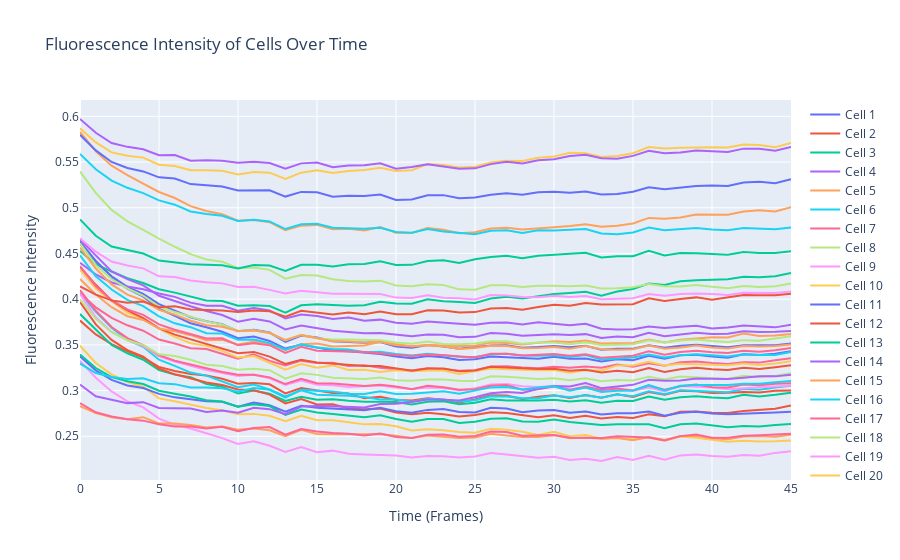

The notebook cell saved with this chart:
### Markdown cell above
#### How to Create Fluorescence Plots

### Code cell
image_stack = img
mask_layer = mask

# Get the data from the selected layers
image_stack_data = image_stack.data
mask_data = mask_layer.data

# Collect fluorescence data for each cell
cell_fluorescence = {}

# Process the image stack
if len(image_stack_data.shape) == 4:
    # 4D stack (n, c, h, w)
    for cell_id in np.unique(mask_data):
        if cell_id == 0:  # Skip background
            continue
        cell_mask = mask_data == cell_id
        cell_fluorescence[cell_id] = [
            frame[cell_mask].mean() for frame in image_stack_data[:, 0, :, :]
        ]
    
elif len(image_stack_data.shape) == 3:
    # 3D stack (c, h, w)
    for cell_id in np.unique(mask_data):
        if cell_id == 0:  # Skip background
            continue
        cell_mask = mask_data == cell_id
        cell_fluorescence[cell_id] = [
            frame[cell_mask].mean() for frame in image_stack_data
        ]
print('we are here')
# Plotting fluorescence data for each cell using Plotly
fig = go.Figure()

for cell_id, fluorescence in cell_fluorescence.items():
    fig.add_trace(go.Scatter(
        x=list(range(len(fluorescence))), 
        y=fluorescence, 
        mode='lines', 
        name=f'Cell {cell_id}'
    ))

# Update layout
fig.update_layout(
    title='Fluorescence Intensity of Cells Over Time',
    xaxis_title='Time (Frames)',
    yaxis_title='Fluorescence Intensity',
    xaxis=dict(zeroline=True),
    yaxis=dict(zeroline=True)
)

# Show plot
fig.show()
